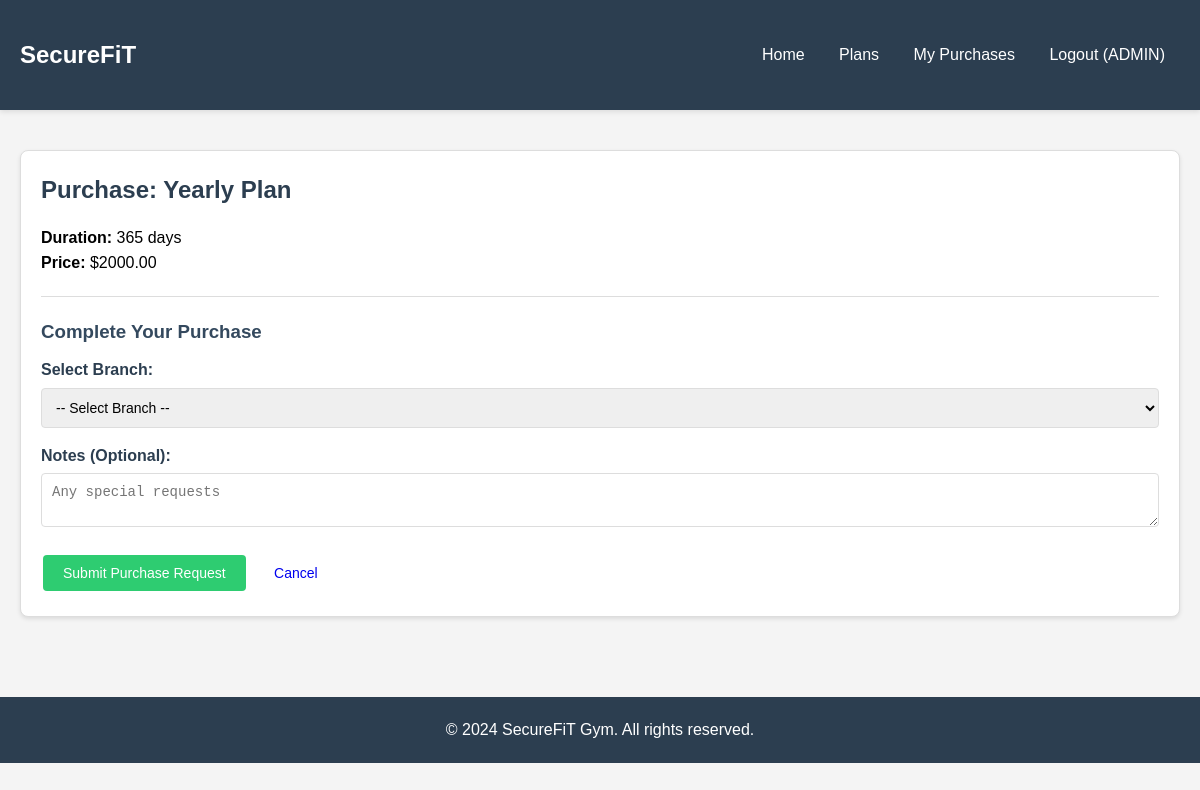
The app's page /purchase/1/ (signed in) with its own data.
### MYAPP/models.py (models this page shows, shortened)
class MembershipPlan(models.Model):
    name = models.CharField(max_length=100)
    price = models.DecimalField(max_digits=8, decimal_places=2)
    duration_days = models.IntegerField()
    is_active = models.BooleanField(default=True)

### MYAPP/views.py (the view, shortened to what this page needs)
# urls.py: path('purchase/<int:plan_id>/', views.purchase_plan, name='purchase_plan'),
@login_required
def purchase_plan(request, plan_id):
    plan = MembershipPlan.objects.get(id=plan_id)
    branches = GymBranch.objects.all()
    return render(request, 'MYAPP/purchase.html', {
        'plan': plan,
        'branches': branches
    })

### MYAPP/templates/MYAPP/purchase.html (shortened to what this page needs)
{% extends 'MYAPP/base.html' %}
{% block content %}
<div class="card">
    <h2>Purchase: {{ plan.name }}</h2>
    <p><strong>Duration:</strong> {{ plan.duration_days }} days</p>
    <p><strong>Price:</strong> ${{ plan.price }}</p>
    <hr style="margin: 20px 0; border: none; border-top: 1px solid #ddd;">
    <h3>Complete Your Purchase</h3>
    <form method="post">
        <div class="form-group">
            <label>Select Branch:</label>
            <select name="branch" required>
                <option value="">-- Select Branch --</option>
            </select>
        </div>
        <div class="form-group">
            <label>Notes (Optional):</label>
            <textarea name="notes" placeholder="Any special requests"></textarea>
        </div>
        <button type="submit" class="btn btn-success">Submit Purchase Request</button>
        <a href="{% url 'plans' %}" class="btn">Cancel</a>
    </form>
</div>
{% endblock %}

### MYAPP/templates/MYAPP/base.html (shortened to what this page needs)
{% load static %}
<!DOCTYPE html>
<html lang="en">
<head>
</head>
<body>
    <nav>
        <div class="container">
            <div class="nav-brand">SecureFiT</div>
            <div>
                <a href="{% url 'home' %}">Home</a>
                {% if user.is_authenticated %}
                    <a href="{% url 'plans' %}">Plans</a>
                    <a href="{% url 'my_purchases' %}">My Purchases</a>
                    <a href="{% url 'logout' %}">Logout ({{ user.username }})</a>
                {% else %}
                    <a href="{% url 'login' %}">Login</a>
                    <a href="{% url 'register' %}">Register</a>
                {% endif %}
            </div>
        </div>
    </nav>
    <div class="container">
        {% block content %}{% endblock %}
    </div>
    <footer>
        <p>&copy; 2024 SecureFiT Gym. All rights reserved.</p>
    </footer>
</body>
</html>

### MYAPP/templates/MYAPP/base.html (style rules this page uses)
* { margin: 0; padding: 0; box-sizing: border-box; }
body { font-family: Arial, sans-serif; line-height: 1.6; background: #f4f4f4; }
.container { max-width: 1200px; margin: 0 auto; padding: 20px; }
nav { background: #2c3e50; color: white; padding: 1rem 0; box-shadow: 0 2px 5px rgba(0,0,0,0.1); }
nav .container { display: flex; justify-content: space-between; align-items: center; }
nav a { color: white; text-decoration: none; margin: 0 15px; transition: opacity 0.3s; }
.nav-brand { font-size: 1.5rem; font-weight: bold; }
.card { background: white; border: 1px solid #ddd; border-radius: 8px; padding: 20px; margin: 20px 0; box-shadow: 0 2px 4px rgba(0,0,0,0.1); }
.card h2 { margin-bottom: 15px; color: #2c3e50; }
.card h3 { color: #34495e; margin-bottom: 10px; }
.btn { display: inline-block; padding: 10px 20px; text-decoration: none; border-radius: 4px; border: none; cursor: pointer; font-size: 14px; transition: all 0.3s; margin: 2px; }
.btn-success { background: #2ecc71; color: white; }
.form-group { margin-bottom: 15px; }
.form-group label { display: block; margin-bottom: 5px; font-weight: bold; color: #2c3e50; }
.form-group input, .form-group textarea, .form-group select { width: 100%; padding: 10px; border: 1px solid #ddd; border-radius: 4px; font-size: 14px; }
footer { background: #2c3e50; color: white; text-align: center; padding: 20px 0; margin-top: 40px; }

### records on screen
MembershipPlan: name "Yearly Plan", duration_days "365", price "2000.00"

### other values on screen
{{ user.username }} "ADMIN"
